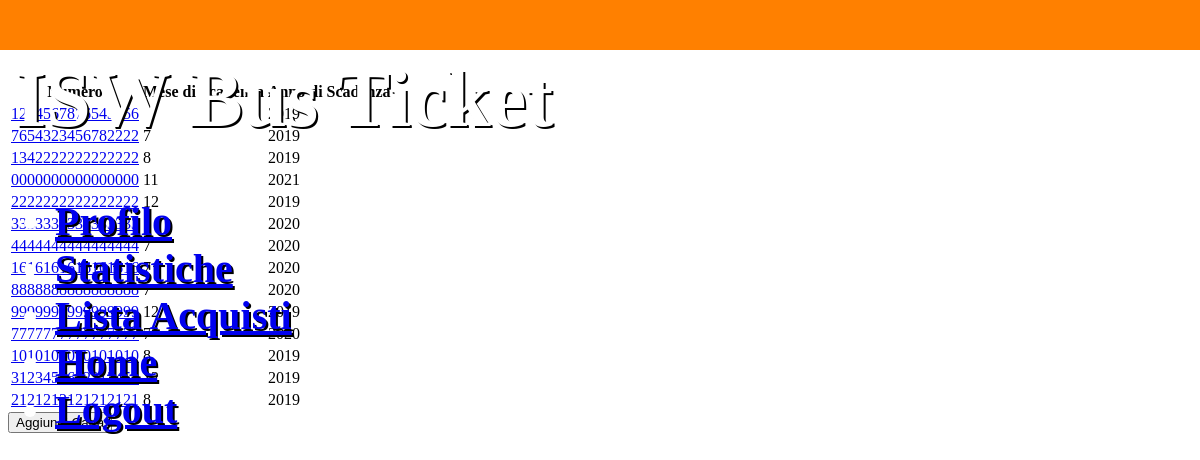
Screenshot of /cards/ (signed in) with the database file from the repository.
### IswBus/models.py (models this page shows, shortened)
@deconstructible
class CartaDiCredito(models.Model):
    numero = models.CharField("Numero Carta di Credito", max_length=16, default="1111222233334444", unique=True)
    mese_scadenza = models.SmallIntegerField("Mese di Scadenza", default=datetime.now().month)
    anno_scadenza = models.SmallIntegerField("Anno di Scadenza", default=datetime.now().year)
    cvv = models.CharField("Codice CVV", max_length=3, default="123")
    user = models.ForeignKey(User, on_delete=models.CASCADE, default=1)
    def get_url(self):
        return reverse('edit-card', args=[str(self.id)])

### IswBus/views.py (the view)
# urls.py: url(r'^cards/', views.cards, name='manage-card'),
def cards(request):
    user = request.user
    cards = CartaDiCredito.objects.filter(user_id=user.id)
    return render(request, "cards.html", {'cards': cards})

### IswBus/templates/cards.html
{% extends 'base.html' %}
{% block content %}
        <h1>Carte di Credito</h1>
        <table>
            <tr>
                <th>Numero</th>
                <th>Mese di Scadenza</th>
                <th>Anno di Scadenza</th>
            </tr>
            {% for card in cards %}
                <tr>
                    <td><a href="{{ card.get_url }}">{{ card.numero }}</a></td>
                    <td>{{ card.mese_scadenza }}</td>
                    <td>{{ card.anno_scadenza }}</td>
                </tr>
            {% endfor %}
        </table>
        <a href="/add_card/"><button type="button">Aggiungi Carta</button></a>
{% endblock %}

### rows the page displays
CartaDiCredito: numero "1234567876543456", mese_scadenza "7", anno_scadenza "2019"
CartaDiCredito: numero "7654323456782222", mese_scadenza "7", anno_scadenza "2019"
CartaDiCredito: numero "1342222222222222", mese_scadenza "8", anno_scadenza "2019"
CartaDiCredito: numero "0000000000000000", mese_scadenza "11", anno_scadenza "2021"
CartaDiCredito: numero "2222222222222222", mese_scadenza "12", anno_scadenza "2019"
CartaDiCredito: numero "3333333333333333", mese_scadenza "7", anno_scadenza "2020"
CartaDiCredito: numero "4444444444444444", mese_scadenza "7", anno_scadenza "2020"
CartaDiCredito: numero "1616161616161616", mese_scadenza "7", anno_scadenza "2020"
CartaDiCredito: numero "8888888888888888", mese_scadenza "7", anno_scadenza "2020"
CartaDiCredito: numero "9999999999999999", mese_scadenza "12", anno_scadenza "2019"
CartaDiCredito: numero "7777777777777777", mese_scadenza "7", anno_scadenza "2020"
CartaDiCredito: numero "1010101010101010", mese_scadenza "8", anno_scadenza "2019"
CartaDiCredito: numero "3123455672313452", mese_scadenza "12", anno_scadenza "2019"
CartaDiCredito: numero "2121212121212121", mese_scadenza "8", anno_scadenza "2019"
